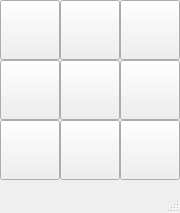
<?xml version="1.0" encoding="UTF-8"?>
<ui version="4.0">
 <class>MainWindow</class>
 <widget class="QMainWindow" name="MainWindow">
  <property name="geometry">
   <rect>
    <x>0</x>
    <y>0</y>
    <width>180</width>
    <height>213</height>
   </rect>
  </property>
  <property name="windowTitle">
   <string>tick-tack-toe</string>
  </property>
  <widget class="QWidget" name="centralwidget">
   <widget class="QPushButton" name="pushButton_1">
    <property name="geometry">
     <rect>
      <x>0</x>
      <y>0</y>
      <width>60</width>
      <height>60</height>
     </rect>
    </property>
    <property name="text">
     <string/>
    </property>
   </widget>
   <widget class="QPushButton" name="pushButton_2">
    <property name="geometry">
     <rect>
      <x>60</x>
      <y>0</y>
      <width>60</width>
      <height>60</height>
     </rect>
    </property>
    <property name="text">
     <string/>
    </property>
   </widget>
   <widget class="QPushButton" name="pushButton_3">
    <property name="geometry">
     <rect>
      <x>120</x>
      <y>0</y>
      <width>60</width>
      <height>60</height>
     </rect>
    </property>
    <property name="text">
     <string/>
    </property>
   </widget>
   <widget class="QPushButton" name="pushButton_4">
    <property name="geometry">
     <rect>
      <x>0</x>
      <y>60</y>
      <width>60</width>
      <height>60</height>
     </rect>
    </property>
    <property name="text">
     <string/>
    </property>
   </widget>
   <widget class="QPushButton" name="pushButton_5">
    <property name="geometry">
     <rect>
      <x>60</x>
      <y>60</y>
      <width>60</width>
      <height>60</height>
     </rect>
    </property>
    <property name="text">
     <string/>
    </property>
   </widget>
   <widget class="QPushButton" name="pushButton_6">
    <property name="geometry">
     <rect>
      <x>120</x>
      <y>60</y>
      <width>60</width>
      <height>60</height>
     </rect>
    </property>
    <property name="text">
     <string/>
    </property>
   </widget>
   <widget class="QPushButton" name="pushButton_7">
    <property name="geometry">
     <rect>
      <x>0</x>
      <y>120</y>
      <width>60</width>
      <height>60</height>
     </rect>
    </property>
    <property name="text">
     <string/>
    </property>
   </widget>
   <widget class="QPushButton" name="pushButton_8">
    <property name="geometry">
     <rect>
      <x>60</x>
      <y>120</y>
      <width>60</width>
      <height>60</height>
     </rect>
    </property>
    <property name="text">
     <string/>
    </property>
   </widget>
   <widget class="QPushButton" name="pushButton_9">
    <property name="geometry">
     <rect>
      <x>120</x>
      <y>120</y>
      <width>60</width>
      <height>60</height>
     </rect>
    </property>
    <property name="text">
     <string/>
    </property>
   </widget>
  </widget>
  <widget class="QStatusBar" name="statusbar"/>
 </widget>
 <resources/>
 <connections/>
</ui>
